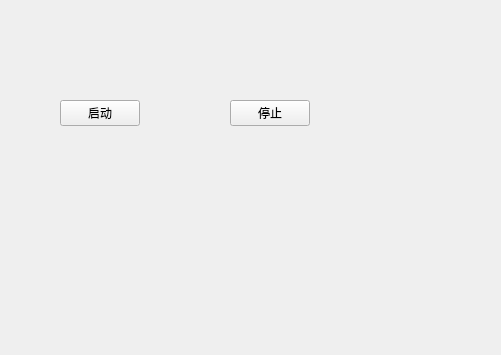
<?xml version="1.0" encoding="UTF-8"?>
<ui version="4.0">
 <class>Form</class>
 <widget class="QWidget" name="Form">
  <property name="geometry">
   <rect>
    <x>0</x>
    <y>0</y>
    <width>501</width>
    <height>355</height>
   </rect>
  </property>
  <property name="windowTitle">
   <string>Form</string>
  </property>
  <widget class="QPushButton" name="pushButton">
   <property name="geometry">
    <rect>
     <x>60</x>
     <y>100</y>
     <width>80</width>
     <height>26</height>
    </rect>
   </property>
   <property name="text">
    <string>启动</string>
   </property>
  </widget>
  <widget class="QPushButton" name="pushButton_2">
   <property name="geometry">
    <rect>
     <x>230</x>
     <y>100</y>
     <width>80</width>
     <height>26</height>
    </rect>
   </property>
   <property name="text">
    <string>停止</string>
   </property>
  </widget>
 </widget>
 <resources/>
 <connections/>
</ui>
